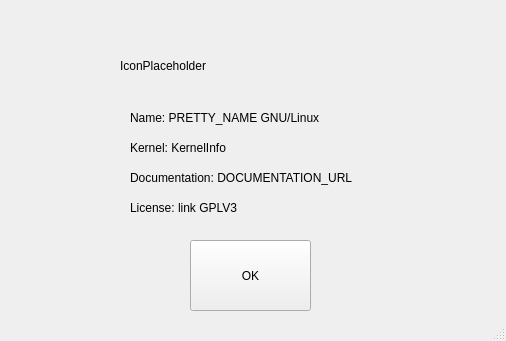
<?xml version="1.0" encoding="UTF-8"?>
<ui version="4.0">
 <class>MainWindow</class>
 <widget class="QMainWindow" name="MainWindow">
  <property name="geometry">
   <rect>
    <x>0</x>
    <y>0</y>
    <width>506</width>
    <height>341</height>
   </rect>
  </property>
  <property name="minimumSize">
   <size>
    <width>506</width>
    <height>341</height>
   </size>
  </property>
  <property name="maximumSize">
   <size>
    <width>506</width>
    <height>341</height>
   </size>
  </property>
  <property name="windowTitle">
   <string>MainWindow</string>
  </property>
  <widget class="QWidget" name="centralwidget">
   <widget class="QLabel" name="label">
    <property name="geometry">
     <rect>
      <x>120</x>
      <y>30</y>
      <width>271</width>
      <height>71</height>
     </rect>
    </property>
    <property name="layoutDirection">
     <enum>Qt::LayoutDirection::LeftToRight</enum>
    </property>
    <property name="text">
     <string>IconPlaceholder</string>
    </property>
    <property name="scaledContents">
     <bool>true</bool>
    </property>
   </widget>
   <widget class="QPushButton" name="okButton">
    <property name="geometry">
     <rect>
      <x>190</x>
      <y>240</y>
      <width>121</width>
      <height>71</height>
     </rect>
    </property>
    <property name="text">
     <string>OK</string>
    </property>
   </widget>
   <widget class="QLabel" name="label_2">
    <property name="geometry">
     <rect>
      <x>130</x>
      <y>110</y>
      <width>281</width>
      <height>16</height>
     </rect>
    </property>
    <property name="text">
     <string>Name: PRETTY_NAME GNU/Linux</string>
    </property>
   </widget>
   <widget class="QLabel" name="label_3">
    <property name="geometry">
     <rect>
      <x>130</x>
      <y>140</y>
      <width>281</width>
      <height>16</height>
     </rect>
    </property>
    <property name="text">
     <string>Kernel: KernelInfo</string>
    </property>
   </widget>
   <widget class="QLabel" name="label_4">
    <property name="geometry">
     <rect>
      <x>130</x>
      <y>170</y>
      <width>941</width>
      <height>16</height>
     </rect>
    </property>
    <property name="text">
     <string>Documentation: DOCUMENTATION_URL</string>
    </property>
   </widget>
   <widget class="QLabel" name="label_5">
    <property name="geometry">
     <rect>
      <x>130</x>
      <y>200</y>
      <width>281</width>
      <height>16</height>
     </rect>
    </property>
    <property name="text">
     <string>License: link GPLV3</string>
    </property>
   </widget>
  </widget>
  <widget class="QStatusBar" name="statusbar"/>
 </widget>
 <resources/>
 <connections/>
</ui>
